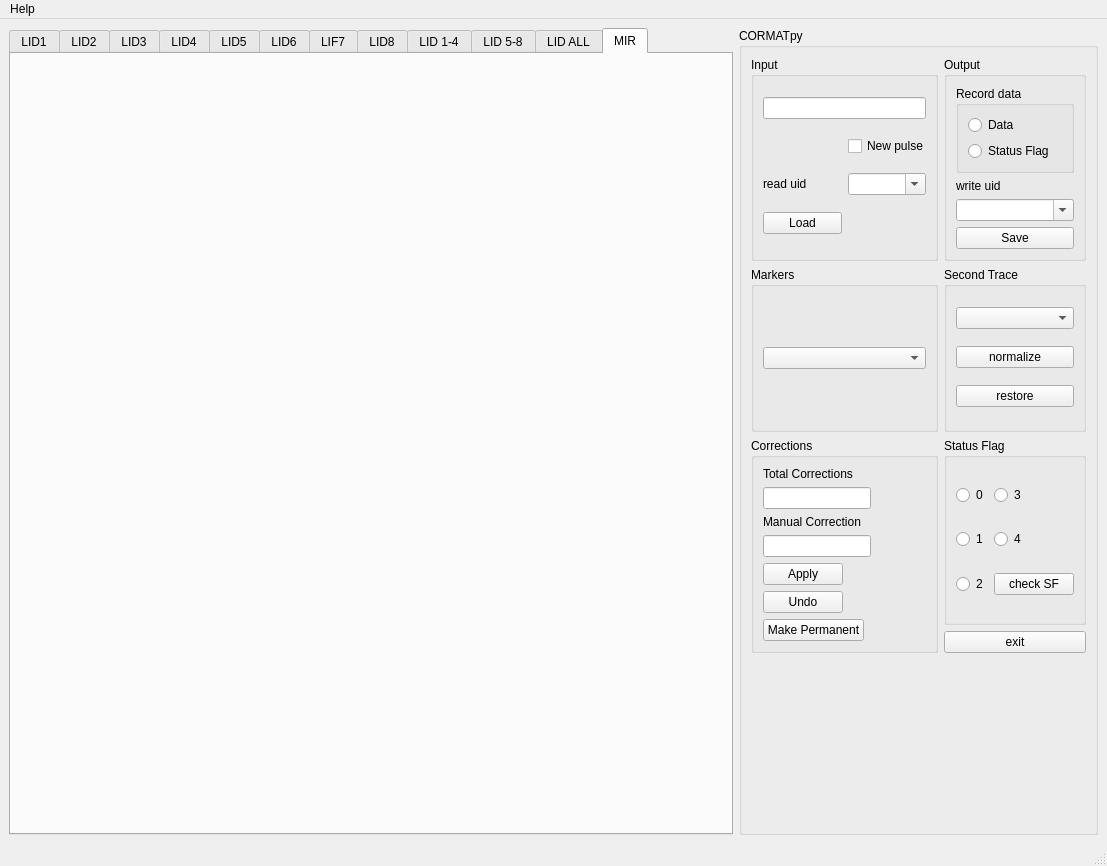
<?xml version="1.0" encoding="UTF-8"?>
<ui version="4.0">
 <class>CORMAT_py</class>
 <widget class="QMainWindow" name="CORMAT_py">
  <property name="geometry">
   <rect>
    <x>0</x>
    <y>0</y>
    <width>1107</width>
    <height>865</height>
   </rect>
  </property>
  <property name="windowTitle">
   <string>CORMATpy</string>
  </property>
  <widget class="QWidget" name="centralwidget">
   <layout class="QGridLayout" name="gridLayout_2">
    <item row="0" column="1">
     <widget class="QGroupBox" name="groupBox_8">
      <property name="maximumSize">
       <size>
        <width>359</width>
        <height>807</height>
       </size>
      </property>
      <property name="title">
       <string>CORMATpy</string>
      </property>
      <layout class="QGridLayout" name="gridLayout_4">
       <item row="0" column="0">
        <widget class="QGroupBox" name="groupBox_3">
         <property name="title">
          <string>Input</string>
         </property>
         <layout class="QGridLayout" name="gridLayout">
          <item row="0" column="0" colspan="2">
           <widget class="QLineEdit" name="lineEdit_jpn">
            <property name="text">
             <string/>
            </property>
           </widget>
          </item>
          <item row="1" column="1">
           <widget class="QCheckBox" name="checkBox_newpulse">
            <property name="text">
             <string>New pulse</string>
            </property>
           </widget>
          </item>
          <item row="2" column="0">
           <widget class="QLabel" name="label">
            <property name="text">
             <string>read uid</string>
            </property>
           </widget>
          </item>
          <item row="2" column="1">
           <widget class="QComboBox" name="comboBox_readuid">
            <property name="editable">
             <bool>true</bool>
            </property>
            <property name="insertPolicy">
             <enum>QComboBox::InsertAtTop</enum>
            </property>
           </widget>
          </item>
          <item row="3" column="0">
           <widget class="QPushButton" name="button_read_pulse">
            <property name="text">
             <string>Load</string>
            </property>
           </widget>
          </item>
         </layout>
        </widget>
       </item>
       <item row="0" column="1">
        <widget class="QGroupBox" name="groupBox">
         <property name="title">
          <string>Output</string>
         </property>
         <layout class="QGridLayout" name="gridLayout_6">
          <item row="0" column="0">
           <widget class="QGroupBox" name="groupBox_2">
            <property name="title">
             <string>Record data</string>
            </property>
            <layout class="QGridLayout" name="gridLayout_3">
             <item row="0" column="0">
              <widget class="QRadioButton" name="radioButton_storeData">
               <property name="text">
                <string>Data</string>
               </property>
              </widget>
             </item>
             <item row="1" column="0">
              <widget class="QRadioButton" name="radioButton_storeSF">
               <property name="text">
                <string>Status Flag</string>
               </property>
              </widget>
             </item>
            </layout>
           </widget>
          </item>
          <item row="1" column="0">
           <widget class="QLabel" name="label_2">
            <property name="text">
             <string>write uid</string>
            </property>
           </widget>
          </item>
          <item row="2" column="0">
           <widget class="QComboBox" name="comboBox_writeuid">
            <property name="editable">
             <bool>true</bool>
            </property>
           </widget>
          </item>
          <item row="3" column="0">
           <widget class="QPushButton" name="button_save">
            <property name="text">
             <string>Save</string>
            </property>
           </widget>
          </item>
         </layout>
        </widget>
       </item>
       <item row="1" column="0">
        <widget class="QGroupBox" name="groupBox_9">
         <property name="title">
          <string>Markers</string>
         </property>
         <layout class="QGridLayout" name="gridLayout_8">
          <item row="0" column="0">
           <widget class="QComboBox" name="comboBox_markers"/>
          </item>
         </layout>
        </widget>
       </item>
       <item row="1" column="1">
        <widget class="QGroupBox" name="groupBox_5">
         <property name="title">
          <string>Second Trace</string>
         </property>
         <layout class="QGridLayout" name="gridLayout_7">
          <item row="0" column="0">
           <widget class="QComboBox" name="comboBox_2ndtrace"/>
          </item>
          <item row="1" column="0">
           <widget class="QPushButton" name="button_normalize">
            <property name="text">
             <string>normalize</string>
            </property>
           </widget>
          </item>
          <item row="2" column="0">
           <widget class="QPushButton" name="button_restore">
            <property name="text">
             <string>restore</string>
            </property>
           </widget>
          </item>
         </layout>
        </widget>
       </item>
       <item row="2" column="0" rowspan="2">
        <widget class="QGroupBox" name="groupBox_6">
         <property name="title">
          <string>Corrections</string>
         </property>
         <layout class="QFormLayout" name="formLayout">
          <item row="0" column="0">
           <widget class="QLabel" name="label_3">
            <property name="text">
             <string>Total Corrections</string>
            </property>
           </widget>
          </item>
          <item row="1" column="0">
           <widget class="QLineEdit" name="lineEdit_totcorr"/>
          </item>
          <item row="2" column="0">
           <widget class="QLabel" name="label_4">
            <property name="text">
             <string>Manual Correction</string>
            </property>
           </widget>
          </item>
          <item row="3" column="0">
           <widget class="QLineEdit" name="lineEdit_mancorr"/>
          </item>
          <item row="4" column="0">
           <widget class="QPushButton" name="pushButton_apply">
            <property name="text">
             <string>Apply</string>
            </property>
           </widget>
          </item>
          <item row="5" column="0">
           <widget class="QPushButton" name="pushButton_undo">
            <property name="text">
             <string>Undo</string>
            </property>
           </widget>
          </item>
          <item row="6" column="0">
           <widget class="QPushButton" name="pushButton_makeperm">
            <property name="text">
             <string>Make Permanent</string>
            </property>
           </widget>
          </item>
         </layout>
        </widget>
       </item>
       <item row="2" column="1">
        <widget class="QGroupBox" name="groupBox_statusflag">
         <property name="title">
          <string>Status Flag</string>
         </property>
         <layout class="QGridLayout" name="gridLayout_5">
          <item row="0" column="1">
           <widget class="QRadioButton" name="radioButton_statusflag_3">
            <property name="text">
             <string>3</string>
            </property>
           </widget>
          </item>
          <item row="1" column="0">
           <widget class="QRadioButton" name="radioButton_statusflag_1">
            <property name="text">
             <string>1</string>
            </property>
           </widget>
          </item>
          <item row="1" column="1">
           <widget class="QRadioButton" name="radioButton_statusflag_4">
            <property name="text">
             <string>4</string>
            </property>
           </widget>
          </item>
          <item row="2" column="0">
           <widget class="QRadioButton" name="radioButton_statusflag_2">
            <property name="text">
             <string>2</string>
            </property>
           </widget>
          </item>
          <item row="0" column="0">
           <widget class="QRadioButton" name="radioButton_statusflag_0">
            <property name="text">
             <string>0</string>
            </property>
           </widget>
          </item>
          <item row="2" column="1">
           <widget class="QPushButton" name="checkSFbutton">
            <property name="text">
             <string>check SF</string>
            </property>
           </widget>
          </item>
         </layout>
        </widget>
       </item>
       <item row="3" column="1">
        <widget class="QPushButton" name="exit_button">
         <property name="text">
          <string>exit</string>
         </property>
        </widget>
       </item>
       <item row="4" column="0" colspan="2">
        <widget class="QWidget" name="logger" native="true">
         <property name="enabled">
          <bool>true</bool>
         </property>
         <property name="autoFillBackground">
          <bool>false</bool>
         </property>
        </widget>
       </item>
      </layout>
     </widget>
    </item>
    <item row="0" column="0">
     <widget class="QTabWidget" name="tabWidget">
      <property name="enabled">
       <bool>true</bool>
      </property>
      <property name="minimumSize">
       <size>
        <width>724</width>
        <height>807</height>
       </size>
      </property>
      <property name="whatsThis">
       <string>&lt;html&gt;&lt;head/&gt;&lt;body&gt;&lt;p&gt;MIR&lt;/p&gt;&lt;/body&gt;&lt;/html&gt;</string>
      </property>
      <property name="currentIndex">
       <number>11</number>
      </property>
      <widget class="QWidget" name="tab_LID1">
       <attribute name="title">
        <string>LID1</string>
       </attribute>
       <layout class="QGridLayout" name="gridLayout_20">
        <item row="0" column="0">
         <widget class="Canvas" name="widget_LID1" native="true"/>
        </item>
       </layout>
      </widget>
      <widget class="QWidget" name="tab_LID2">
       <attribute name="title">
        <string>LID2</string>
       </attribute>
       <layout class="QGridLayout" name="gridLayout_19">
        <item row="0" column="0">
         <widget class="Canvas" name="widget_LID2" native="true"/>
        </item>
       </layout>
      </widget>
      <widget class="QWidget" name="tab_LID3">
       <attribute name="title">
        <string>LID3</string>
       </attribute>
       <layout class="QGridLayout" name="gridLayout_18">
        <item row="0" column="0">
         <widget class="Canvas" name="widget_LID3" native="true"/>
        </item>
       </layout>
      </widget>
      <widget class="QWidget" name="tab_LID4">
       <attribute name="title">
        <string>LID4</string>
       </attribute>
       <layout class="QGridLayout" name="gridLayout_17">
        <item row="0" column="0">
         <widget class="Canvas" name="widget_LID4" native="true"/>
        </item>
       </layout>
      </widget>
      <widget class="QWidget" name="tab_5">
       <attribute name="title">
        <string>LID5</string>
       </attribute>
       <layout class="QGridLayout" name="gridLayout_16">
        <item row="0" column="0">
         <widget class="Canvas" name="widget_LID5" native="true"/>
        </item>
       </layout>
      </widget>
      <widget class="QWidget" name="tab_6">
       <attribute name="title">
        <string>LID6</string>
       </attribute>
       <layout class="QGridLayout" name="gridLayout_15">
        <item row="0" column="0">
         <widget class="Canvas" name="widget_LID6" native="true"/>
        </item>
       </layout>
      </widget>
      <widget class="QWidget" name="tab_7">
       <attribute name="title">
        <string>LIF7</string>
       </attribute>
       <layout class="QGridLayout" name="gridLayout_14">
        <item row="0" column="0">
         <widget class="Canvas" name="widget_LID7" native="true"/>
        </item>
       </layout>
      </widget>
      <widget class="QWidget" name="tab_8">
       <attribute name="title">
        <string>LID8</string>
       </attribute>
       <layout class="QGridLayout" name="gridLayout_13">
        <item row="0" column="0">
         <widget class="Canvas" name="widget_LID8" native="true"/>
        </item>
       </layout>
      </widget>
      <widget class="QWidget" name="tab_11">
       <attribute name="title">
        <string>LID 1-4</string>
       </attribute>
       <layout class="QGridLayout" name="gridLayout_12">
        <item row="0" column="0">
         <widget class="Canvas" name="widget_LID_14" native="true"/>
        </item>
       </layout>
      </widget>
      <widget class="QWidget" name="tab_12">
       <attribute name="title">
        <string>LID 5-8</string>
       </attribute>
       <layout class="QGridLayout" name="gridLayout_11">
        <item row="0" column="0">
         <widget class="Canvas" name="widget_LID_58" native="true"/>
        </item>
       </layout>
      </widget>
      <widget class="QWidget" name="tab_9">
       <attribute name="title">
        <string>LID ALL</string>
       </attribute>
       <layout class="QGridLayout" name="gridLayout_9">
        <item row="0" column="0">
         <widget class="Canvas" name="widget_LID_ALL" native="true"/>
        </item>
       </layout>
      </widget>
      <widget class="Canvas" name="tab_10">
       <attribute name="title">
        <string>MIR</string>
       </attribute>
       <layout class="QGridLayout" name="gridLayout_10">
        <item row="0" column="0">
         <widget class="Canvas" name="widget_MIR" native="true"/>
        </item>
       </layout>
      </widget>
     </widget>
    </item>
   </layout>
  </widget>
  <widget class="QMenuBar" name="menubar">
   <property name="geometry">
    <rect>
     <x>0</x>
     <y>0</y>
     <width>1107</width>
     <height>20</height>
    </rect>
   </property>
   <widget class="QMenu" name="menuHelp">
    <property name="title">
     <string>Help</string>
    </property>
    <addaction name="actionHelp"/>
    <addaction name="actionOpen_PDF_guide"/>
   </widget>
   <addaction name="menuHelp"/>
  </widget>
  <widget class="QStatusBar" name="statusbar"/>
  <action name="actionHelp">
   <property name="text">
    <string>Help</string>
   </property>
  </action>
  <action name="actionOpen_PDF_guide">
   <property name="text">
    <string>Open PDF guide</string>
   </property>
  </action>
 </widget>
 <customwidgets>
  <customwidget>
   <class>Canvas</class>
   <extends>QWidget</extends>
   <header location="global">canvas.h</header>
   <container>1</container>
  </customwidget>
 </customwidgets>
 <resources/>
 <connections/>
</ui>
